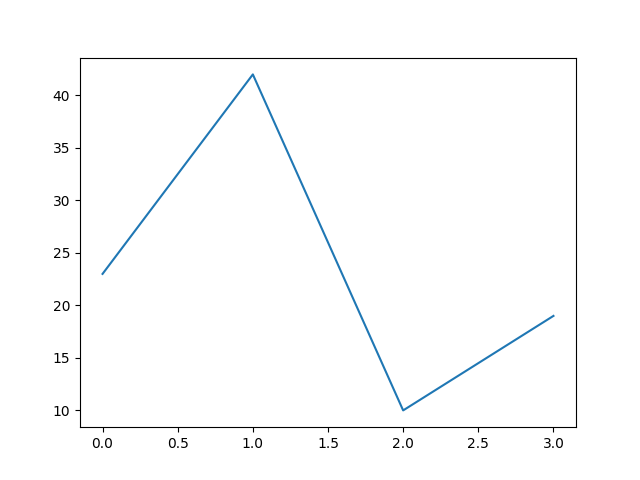

This figure's Python source:
import matplotlib.pyplot as plt

y = [ 23, 42, 10, 19 ]
plt.plot(y)
plt.show()
#plt.savefig('plot-y.png')
